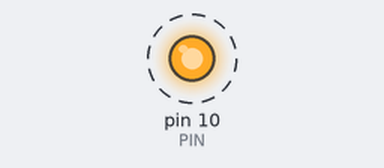
Recording of a program running on a simulated Raspberry Pi (header pin numbers). On the bench: output pins drawn as LEDs (lit = HIGH). Dashed ring = blinking.

Above: at 0.2 s.
Timing chart, 0 to 3.0 s (numbered marks = the images above):
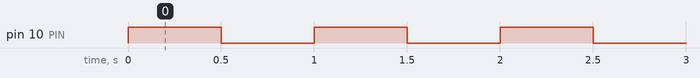

Measured:
- by itself, pin 10 (PIN): alternates HIGH for 0.50 s and LOW for 0.50 s

The program:

main.py
```python
"""
    Programado por Luis Cabrera Benito
  ____          _____               _ _           _
 |  _ \        |  __ \             (_) |         | |
 | |_) |_   _  | |__) |_ _ _ __ _____| |__  _   _| |_ ___
 |  _ <| | | | |  ___/ _` | '__|_  / | '_ \| | | | __/ _ \
 | |_) | |_| | | |  | (_| | |   / /| | |_) | |_| | ||  __/
 |____/ \__, | |_|   \__,_|_|  /___|_|_.__/ \__, |\__\___|
         __/ |                               __/ |
        |___/                               |___/


    Blog:       https://parzibyte.me/blog
    Ayuda:      https://parzibyte.me/blog/contrataciones-ayuda/
    Contacto:   https://parzibyte.me/blog/contacto/
"""
import RPi.GPIO as GPIO
import time
ESPERA = 0.5
PIN = 10
GPIO.setmode(GPIO.BOARD)
GPIO.setup(PIN, GPIO.OUT)
while True:
    GPIO.output(PIN, GPIO.HIGH)
    time.sleep(ESPERA)
    GPIO.output(PIN, GPIO.LOW)
    time.sleep(ESPERA)
```
